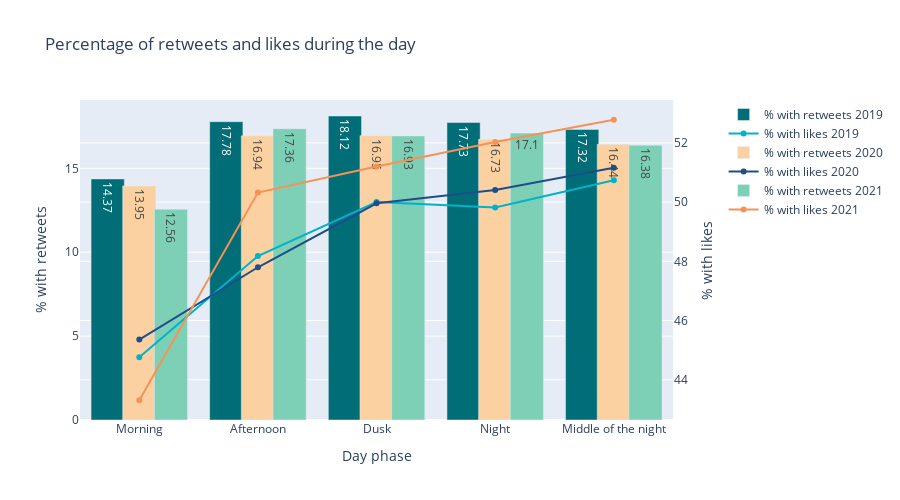
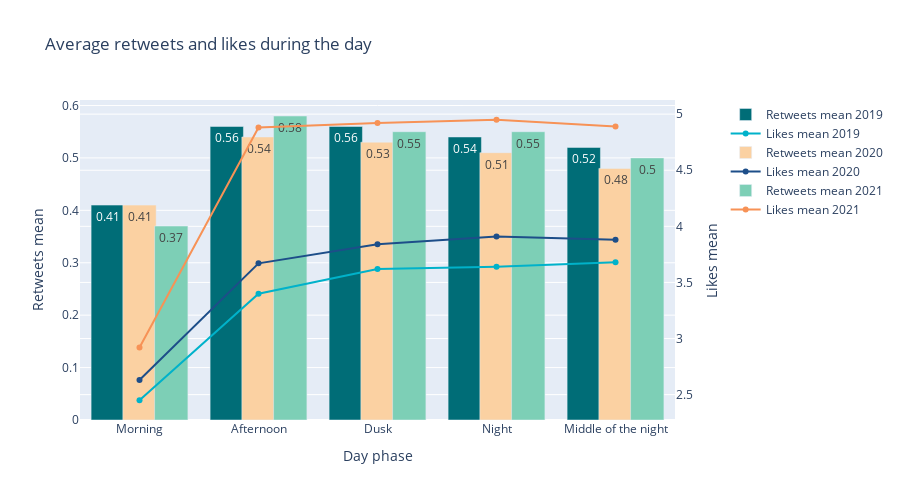

The notebook cell these images were saved under, in order:
### Code cell
analysis_chart(df_analysis, 'day_phase', '% with retweets', '% with likes', 'Day phase', '% with retweets', '% with likes', 'Percentage of retweets and likes during the day', offline_graphs)
analysis_chart(df_analysis, 'day_phase', 'retweets mean', 'likes mean', 'Day phase', 'Retweets mean', 'Likes mean', 'Average retweets and likes during the day', offline_graphs)

### Figure 1 — Plotly figure (JSON) as saved in the notebook; plotly's stock layout.template omitted (floating-point values rounded to 4 significant figures)
{"data": [{"marker": {"color": "#006D77"}, "name": "% with retweets 2019", "text": ["14.37", "17.78", "18.12", "17.73", "17.32"], "textposition": "inside", "width": 0.28, "x": ["Morning", "Afternoon", "Dusk", "Night", "Middle of the night"], "y": [14.37, 17.78, 18.12, 17.73, 17.32], "type": "bar", "xaxis": "x", "yaxis": "y"}, {"marker": {"color": "#00B2CA"}, "name": "% with likes 2019", "x": ["Morning", "Afternoon", "Dusk", "Night", "Middle of the night"], "y": [44.76, 48.18, 50.0, 49.82, 50.74], "type": "scatter", "xaxis": "x", "yaxis": "y2"}, {"marker": {"color": "#FBD1A2"}, "name": "% with retweets 2020", "text": ["13.95", "16.94", "16.95", "16.73", "16.44"], "textposition": "inside", "width": 0.28, "x": ["Morning", "Afternoon", "Dusk", "Night", "Middle of the night"], "y": [13.95, 16.94, 16.95, 16.73, 16.44], "type": "bar", "xaxis": "x", "yaxis": "y"}, {"marker": {"color": "#1D4E89"}, "name": "% with likes 2020", "x": ["Morning", "Afternoon", "Dusk", "Night", "Middle of the night"], "y": [45.36, 47.8, 49.96, 50.41, 51.16], "type": "scatter", "xaxis": "x", "yaxis": "y2"}, {"marker": {"color": "#7DCFB6"}, "name": "% with retweets 2021", "text": ["12.56", "17.36", "16.93", "17.1", "16.38"], "textposition": "inside", "width": 0.28, "x": ["Morning", "Afternoon", "Dusk", "Night", "Middle of the night"], "y": [12.56, 17.36, 16.93, 17.1, 16.38], "type": "bar", "xaxis": "x", "yaxis": "y"}, {"marker": {"color": "#F79256"}, "name": "% with likes 2021", "x": ["Morning", "Afternoon", "Dusk", "Night", "Middle of the night"], "y": [43.31, 50.32, 51.2, 52.03, 52.78], "type": "scatter", "xaxis": "x", "yaxis": "y2"}], "layout": {"xaxis": {"anchor": "y", "domain": [0.0, 0.94], "title": {"text": "Day phase"}}, "yaxis": {"anchor": "x", "domain": [0.0, 1.0], "title": {"text": "% with retweets"}}, "yaxis2": {"anchor": "x", "overlaying": "y", "side": "right", "title": {"text": "% with likes"}}, "title": {"text": "Percentage of retweets and likes during the day"}, "width": 900, "height": 500}}

### Figure 2 — Plotly figure (JSON) as saved in the notebook; plotly's stock layout.template omitted (floating-point values rounded to 4 significant figures)
{"data": [{"marker": {"color": "#006D77"}, "name": "Retweets mean 2019", "text": ["0.41", "0.56", "0.56", "0.54", "0.52"], "textposition": "inside", "width": 0.28, "x": ["Morning", "Afternoon", "Dusk", "Night", "Middle of the night"], "y": [0.41, 0.56, 0.56, 0.54, 0.52], "type": "bar", "xaxis": "x", "yaxis": "y"}, {"marker": {"color": "#00B2CA"}, "name": "Likes mean 2019", "x": ["Morning", "Afternoon", "Dusk", "Night", "Middle of the night"], "y": [2.45, 3.4, 3.62, 3.64, 3.68], "type": "scatter", "xaxis": "x", "yaxis": "y2"}, {"marker": {"color": "#FBD1A2"}, "name": "Retweets mean 2020", "text": ["0.41", "0.54", "0.53", "0.51", "0.48"], "textposition": "inside", "width": 0.28, "x": ["Morning", "Afternoon", "Dusk", "Night", "Middle of the night"], "y": [0.41, 0.54, 0.53, 0.51, 0.48], "type": "bar", "xaxis": "x", "yaxis": "y"}, {"marker": {"color": "#1D4E89"}, "name": "Likes mean 2020", "x": ["Morning", "Afternoon", "Dusk", "Night", "Middle of the night"], "y": [2.63, 3.67, 3.84, 3.91, 3.88], "type": "scatter", "xaxis": "x", "yaxis": "y2"}, {"marker": {"color": "#7DCFB6"}, "name": "Retweets mean 2021", "text": ["0.37", "0.58", "0.55", "0.55", "0.5"], "textposition": "inside", "width": 0.28, "x": ["Morning", "Afternoon", "Dusk", "Night", "Middle of the night"], "y": [0.37, 0.58, 0.55, 0.55, 0.5], "type": "bar", "xaxis": "x", "yaxis": "y"}, {"marker": {"color": "#F79256"}, "name": "Likes mean 2021", "x": ["Morning", "Afternoon", "Dusk", "Night", "Middle of the night"], "y": [2.92, 4.88, 4.92, 4.95, 4.89], "type": "scatter", "xaxis": "x", "yaxis": "y2"}], "layout": {"xaxis": {"anchor": "y", "domain": [0.0, 0.94], "title": {"text": "Day phase"}}, "yaxis": {"anchor": "x", "domain": [0.0, 1.0], "title": {"text": "Retweets mean"}}, "yaxis2": {"anchor": "x", "overlaying": "y", "side": "right", "title": {"text": "Likes mean"}}, "title": {"text": "Average retweets and likes during the day"}, "width": 900, "height": 500}}
